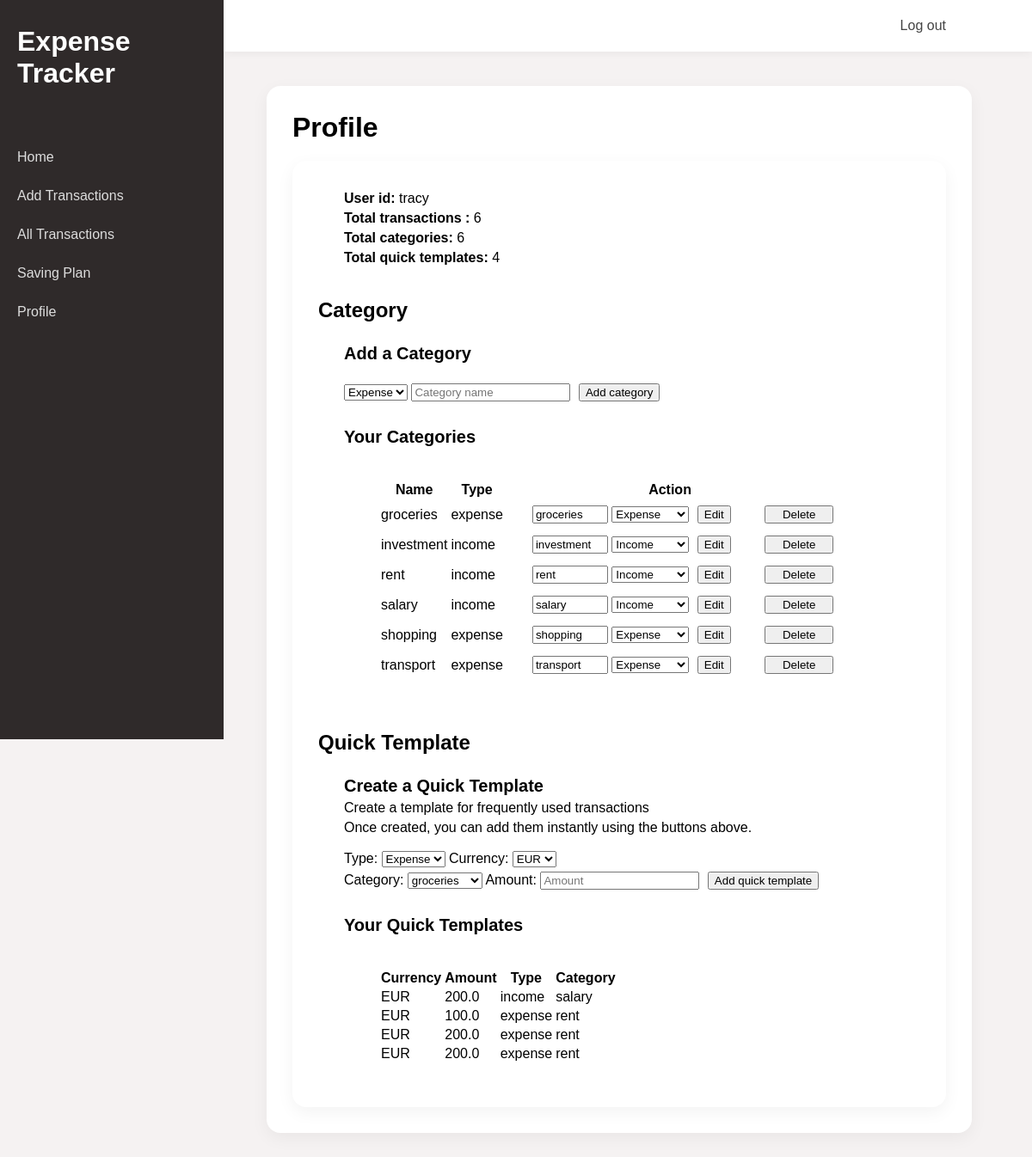
Page /profile (signed in) on the earlier database version.
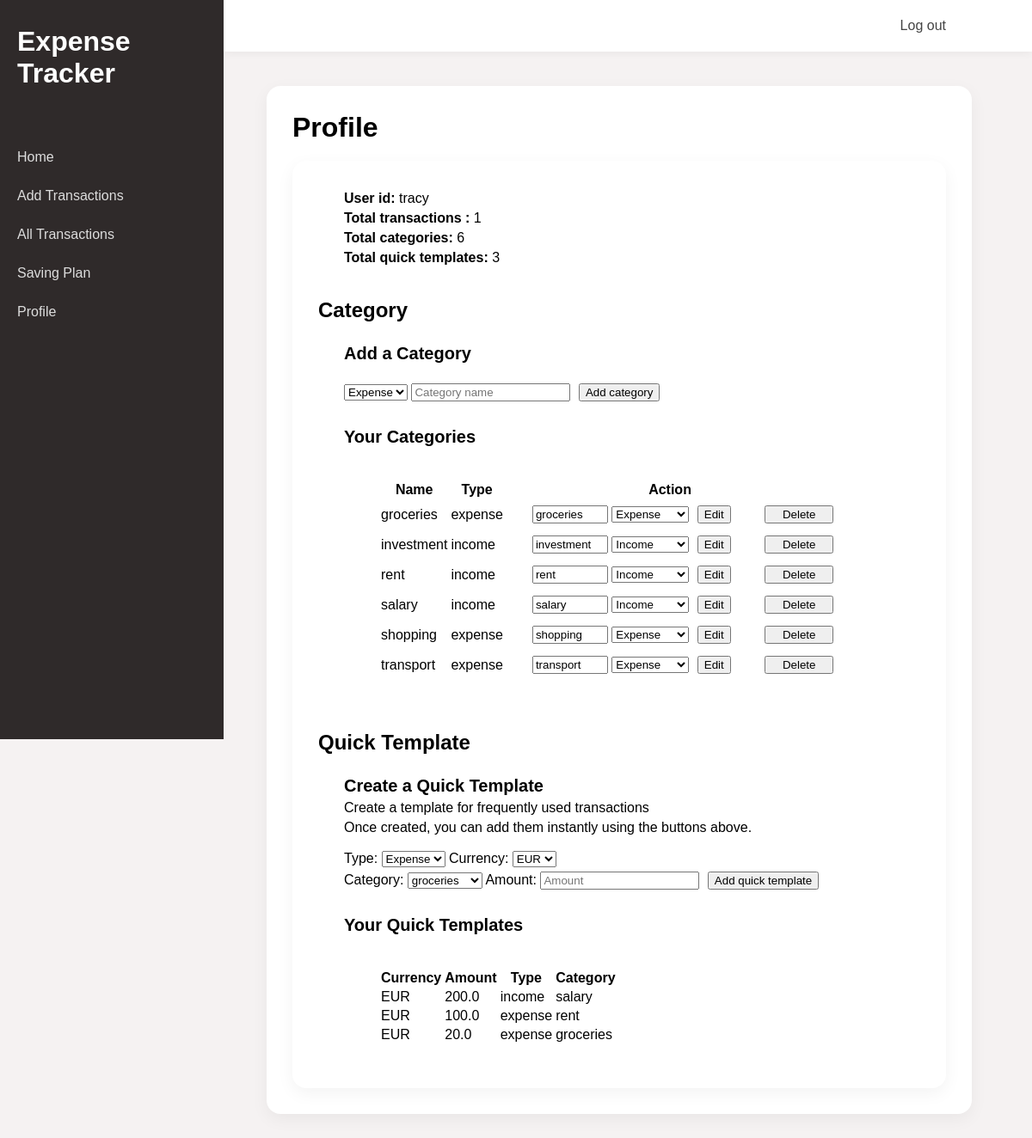
Same page on the later database version.
### tables this page shows
CREATE TABLE categories (
    id INTEGER PRIMARY KEY AUTOINCREMENT,
    user_id TEXT NOT NULL,
    name TEXT NOT NULL,
    type TEXT NOT NULL
);

CREATE TABLE quick
(
    id INTEGER PRIMARY KEY AUTOINCREMENT,
    user_id TEXT NOT NULL,
    currency TEXT NOT NULL,
    amount REAL NOT NULL,
    type TEXT NOT NULL,
    category TEXT NOT NULL
);

### app.py (the view)
@app.route("/profile")
@login_required
def profile():
    user_id = session["user_id"]
    db = get_db()
    categories = db.execute("""SELECT id, name, type
                            FROM categories
                            WHERE user_id = ?
                            ORDER BY name
                            """, (user_id,)).fetchall()
    row = db.execute("""SELECT COUNT(*)
                                    FROM transactions
                                    WHERE user_id = ?
                                    """, (user_id,)).fetchone()[0]
    transactions_count = row if row else 0
    row = db.execute("""SELECT COUNT(*)
                                    FROM categories
                                    WHERE user_id = ?
                                    """, (user_id,)).fetchone()[0]
    categories_count = row if row else 0
    row = db.execute("""SELECT COUNT(*)
                                    FROM quick
                                    WHERE user_id = ?
                                    """, (user_id,)).fetchone()[0]
    templates_count = row if row else 0
    quick = db.execute("""SELECT currency, amount, type, category
                       FROM quick
                       WHERE user_id = ?
                       """, (user_id,)).fetchall()
    return render_template("profile.html", categories=categories, user_id=user_id,
                           transactions_count=transactions_count,
                           categories_count=categories_count,
                           templates_count=templates_count,
                           quick=quick)

### app.py (called while the page is built)
@app.before_request
def load_logged_in_user():
    g.user = session.get("user_id", None)

def login_required(view):
    @wraps(view)
    def wrapped_view(*args, **kwargs):
        if g.user is None:
            return redirect(url_for("login", next=request.url))
        return view(*args, **kwargs)
    return wrapped_view

### database.py (called while the page is built)
def get_db():
    if "db" not in g:
        g.db = sqlite3.connect(DATABASE,
            detect_types=sqlite3.PARSE_DECLTYPES
        )
        g.db.row_factory = sqlite3.Row
    return g.db

### templates/profile.html (shortened to what this page needs)
{% extends "base.html" %}
{% block main_content %}
<h1>Profile</h1>
<section>
    <p><b>User id: </b>{{ user_id }}</p>
    <p><b>Total transactions : </b>{{ transactions_count }}</p>
    <p><b>Total categories: </b>{{ categories_count }}</p>
    <p><b>Total quick templates: </b>{{ templates_count }}</p>
    <br>
    <h2>Category</h2>
    <h3>Add a Category</h3>
    <br>
    <form action="{{ url_for('add_category') }}" method="post">
        <select name="type">
            <option value="expense">Expense</option>
        </select>
        <input name="name" placeholder="Category name" required>
        <button type="submit">Add category</button>
        <br>
    </form>
    <h3>Your Categories</h3>
    <br>
    <table>
        <tr>
            <th>Name</th>
            <th>Type</th>
            <th>Action</th>
        </tr>
        {% for c in categories %}
        <tr>
            <td>{{ c.name }}</td>
            <td>{{ c.type }}</td>
            <td>
                <form action="{{ url_for('update_category', id = c.id) }}" method="post" style="display: inline;">
                    <input name="name" value="{{ c.name }}">
                    <select name="type">
                        <option value="expense" {% if c.type=='expense' %}selected{% endif %}>Expense</option>
                        <option value="income" {% if c.type=='income' %}selected{% endif %}>Income</option>
                    </select>
                    <button type="submit">Edit</button>
                </form>
                <form action="{{ url_for('delete_category', id = c.id) }}" method="post" style="display: inline;">
                    <input type="submit" value="Delete" onclick="return confirm('Delete this category?')">
                </form>
            </td>
        </tr>
        {% endfor %}
    </table>
    <br>
    <h2>Quick Template</h2>
    <h3>Create a Quick Template</h3>
    <p>Create a template for frequently used transactions</p>
    <p>Once created, you can add them instantly using the buttons above.</p>
    <br>
    <form action="{{ url_for('add_template') }}" method="post">
        <label for="type">Type: </label>
        <select name="type" required>
            <option value="expense">Expense</option>
        </select>
        <label for="currency"> Currency: </label>
        <select name="currency" required>
            <option value="EUR">EUR</option>
        </select>
        <br>
        <label for="category"> Category: </label>
        <select name="category" required>
            {% for c in categories %}
            <option value="{{ c.name }}">{{ c.name }}</option>
            {% endfor %}
        </select>
        <label for="amount"> Amount: </label>
        <input type="number" step="1" name="amount" placeholder="Amount" required>
        <button type="submit">Add quick template</button>
    </form>
    <h3>Your Quick Templates</h3>
    <br>
    <table>
        <tr>
            <th>Currency</th>
            <th>Amount</th>
            <th>Type</th>
            <th>Category</th>
        </tr>
        {% for q in quick %}
        <tr>
            <td>{{ q.currency }}</td>
            <td>{{ q.amount }}</td>
            <td>{{ q.type }}</td>
            <td>{{ q.category }}</td>
        </tr>
        {% endfor %}
    </table>
</section>
{% endblock %}

### templates/base.html (shortened to what this page needs)
<!DOCTYPE html>
<html lang="en">
<head>
    <link rel="stylesheet" href="{{ url_for('static', filename='styles.css')}}">
</head>
<body>
    <header>
        <nav class="top-nav">
            <ul>
                {% if g.user %}
                <li><a href="{{ url_for('logout') }}">Log out</a></li>
                {% else %}
                <li><a href="{{ url_for('login') }}">Login</a></li>
                <li><a href="{{ url_for('register') }}">Register</a></li>
                {% endif %}
            </ul>
        </nav>
    </header>
    <aside>
        <h1>Expense Tracker</h1>
        <nav>
            <ul>
                <li><a href="{{ url_for('index') }}">Home</a></li>
                <li><a href="{{ url_for('add_transactions') }}">Add Transactions</a></li>
                <li><a href="{{ url_for('personal') }}">All Transactions</a></li>
                <li><a href="{{ url_for('saving')}}">Saving Plan</a></li>
                <li><a href="{{ url_for('profile') }}">Profile</a></li>
            </ul>
        </nav>
    </aside>
    <main>
        <section>
            {% block main_content %}
            {% endblock %}
        </section>
    </main>
</body>
</html>

### static/styles.css (style rules this page uses)
* { margin: 0; font-family: sans-serif; }
html { background-color: #f5f2f2; }
aside { position: fixed; left: 0; top: 0; width: 220px; height: 100vh; background-color: #2f2a2a; color: white; padding: 30px 20px; display: flex; flex-direction: column; gap: 20px; }
aside h1 { margin-top: 0; }
aside nav ul { list-style: none; padding: 0; margin-top: 30px; }
aside nav ul li { margin-bottom: 27px; }
aside nav a { color: #ddd; text-decoration: none; }
header { position: fixed; right: 0; top: 0; left: 260px; height: 60px; background: white; display: flex; justify-content: flex-end; align-items: center; padding-right: 30px; box-shadow: 0 2px 10px rgba(0, 0, 0, 0.05); }
header ul { list-style: none; margin: 20px; padding: 20px; display: flex; }
header li { margin-left: 10px; }
header a { text-decoration: none; color: #444; padding: 30px; }
main { margin-left: 270px; margin-right: 30px; margin-top: 60px; padding: 40px; }
section { background-color: white; padding: 30px; border-radius: 16px; box-shadow: 0 6px 20px rgba(0, 0, 0, 0.05); }
h1 { font-size: 32px; margin-bottom: 20px; }
h2 { font-size: 24px; margin-top: 20px; }
h3 { font-size: 20px; margin-top: 25px; margin-left: 30px; }
button { margin: 5px; }
p { margin-left: 30px; margin-top: 5px; }
table input { width: 80px; }
table select { width: 90px; }
form { margin-left: 30px; }
table { margin-left: 70px; margin-top: 20px; margin-bottom: 20px; }

Differences in the rows shown:
no longer on this page (row edited): quick: currency "EUR", amount "200.0", type "expense", category "rent"
changed quick: amount "200.0" → "20.0"; category "rent" → "groceries"
Other differences:
{{ transactions_count }}: "6" → "1"
{{ templates_count }}: "4" → "3"
